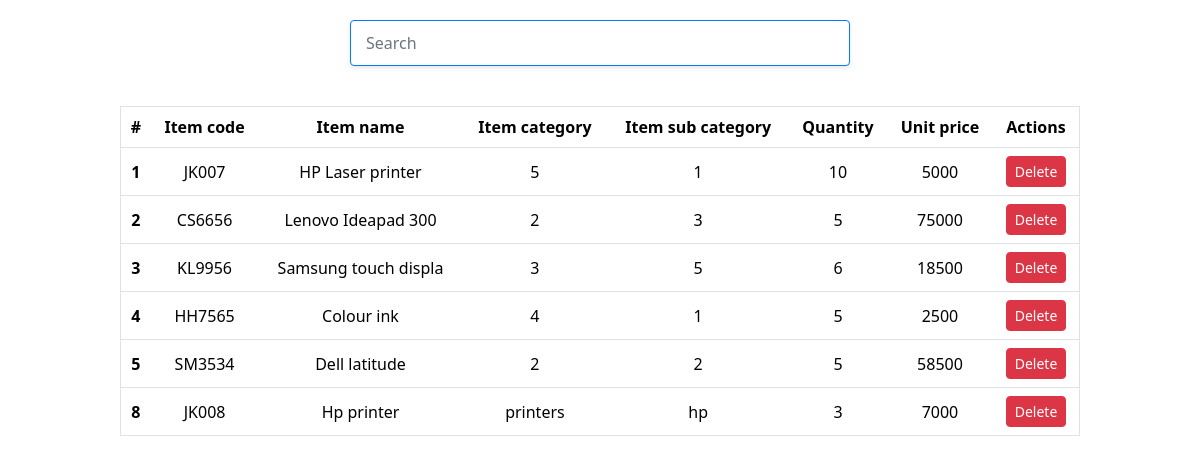
/items/item_list.php, run on the app's committed database.
### tables this page shows
CREATE TABLE `item` (
  `id` int NOT NULL,
  `item_code` varchar(20) NOT NULL,
  `item_category` varchar(20) NOT NULL,
  `item_subcategory` varchar(20) NOT NULL,
  `item_name` varchar(20) NOT NULL,
  `quantity` varchar(20) NOT NULL,
  `unit_price` varchar(20) NOT NULL
);

### items/item_list.php (the view, shortened to what this page needs)
<?php
$db_server = "localhost";
$db_user = "root";
$db_pass = "";
$db_name = "db";
$conn = new mysqli($db_server, $db_user, $db_pass, $db_name);
?>
<!DOCTYPE html>
<html lang="en">
<head>
  <link href="https://cdn.jsdelivr.net/npm/bootstrap@5.3.3/dist/css/bootstrap.min.css" rel="stylesheet">
</head>
<body>
<div class="form-outline" data-mdb-input-init>
  <input type="search" id="form1" class="form-control" placeholder="Search" aria-label="Search" />
</div>
<div class="table-responsive">
  <table class="table">
    <thead>
      <tr>
        <th scope="col">#</th>
        <th scope="col">Item code</th>
        <th scope="col">Item name</th>
        <th scope="col">Item category</th>
        <th scope="col">Item sub category</th>
        <th scope="col">Quantity</th>
        <th scope="col">Unit price</th>
        <th scope="col">Actions</th>
      </tr>
    </thead>
    <tbody>
      <?php
        $sql = "SELECT id, item_code, item_name, item_category, item_subcategory, quantity, unit_price FROM item";
        $result = $conn->query($sql);
        if ($result->num_rows > 0) {
            while($row = $result->fetch_assoc()) {
                echo "<tr>
                        <th scope='row' data-id='" . $row["id"] . "'>" . $row["id"] . "</th>
                        <td class='editable' data-field='item_code'>" . $row["item_code"] . "</td>
                        <td class='editable' data-field='item_name'>" . $row["item_name"] . "</td>
                        <td class='editable' data-field='item_category'>" . $row["item_category"] . "</td>
                        <td class='editable' data-field='item_sub_category'>" . $row["item_subcategory"] . "</td>
                        <td class='editable' data-field='quantity'>" . $row["quantity"] . "</td>
                        <td class='editable' data-field='unit_price'>" . $row["unit_price"] . "</td>
                        <td>
                          <a href='delete.php?id=" . $row["id"] . "' class='btn btn-delete btn-sm'>Delete</a>
                        </td>
                      </tr>";
            }
        } else {
            echo "<tr><td colspan='8'>No records found</td></tr>";
        }
      ?>
    </tbody>
  </table>
</div>
</body>
</html>

### items/item_list.php (style rules this page uses)
table { margin: 20px auto; max-width: 80%; border: 1px solid #ddd; border-radius: 8px; background-color: #f9f9f9; }
th, td { text-align: center; padding: 12px; vertical-align: middle; }
thead th { background-color: #007bff; color: #fff; }
tbody tr:nth-child(odd) { background-color: #f2f2f2; }
tbody tr:nth-child(even) { background-color: #fff; }
.table-responsive { overflow-x: auto; }
.btn-delete { background-color: #dc3545; border-color: #dc3545; color: #fff; }
.form-outline { margin: 20px auto; max-width: 500px; }
.form-outline input[type="search"] { border: 1px solid #007bff; border-radius: 4px; padding: 10px 15px; font-size: 16px; box-shadow: 0 2px 4px rgba(0, 0, 0, 0.1); }
.form-outline input[type="search"]::placeholder { color: #6c757d; }

### data on the page
item: id "1", item_code "JK007", item_name "HP Laser printer", item_category "5", item_subcategory "1", quantity "10", unit_price "5000"
item: id "2", item_code "CS6656", item_name "Lenovo Ideapad 300", item_category "2", item_subcategory "3", quantity "5", unit_price "75000"
item: id "3", item_code "KL9956", item_name "Samsung touch displa", item_category "3", item_subcategory "5", quantity "6", unit_price "18500"
item: id "4", item_code "HH7565", item_name "Colour ink", item_category "4", item_subcategory "1", quantity "5", unit_price "2500"
item: id "5", item_code "SM3534", item_name "Dell latitude", item_category "2", item_subcategory "2", quantity "5", unit_price "58500"
item: id "8", item_code "JK008", item_name "Hp printer", item_category "printers", item_subcategory "hp", quantity "3", unit_price "7000"
